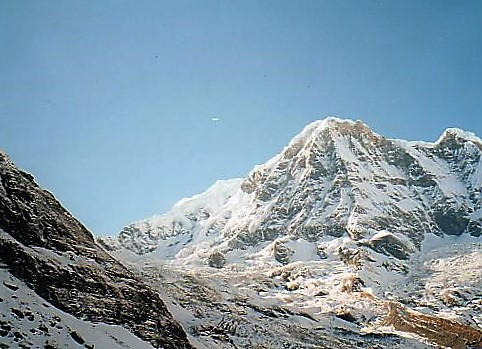
%> input picture test1/1.jpg, 482 x 349 px
$ octave test_script.m   (GNU Octave 9; MATLAB toolbox functions it lacks are replaced by stand-ins)
%> lines starting %> are read from the running program, lines starting %| are printed output that depends on the picture
### corner_detector.m
function [cimg] = corner_detector(img)
%Detecting corner features in an image.
%   (INPUT) img: H譝 matrix representign the grey scale input image.
%   (OUTPUT) cimg: H譝 matrix representing the corner metric matrix.

img = imgaussfilt(double(img));

% derivative mask
dx = [-1 1; -1 1];
dy = dx';

% partial derivatives in x and y directions.
Ix = conv2(img, dx, 'same');
Iy = conv2(img, dy, 'same');

% convolution of image derivatives and window function
Ix2 = imgaussfilt(Ix.^2);
Iy2 = imgaussfilt(Iy.^2);
Ixy = imgaussfilt(Ix.*Iy);

% Harris corner strength
cimg = (Ix2.*Iy2 - Ixy.^2)./(Ix2 + Iy2 + eps);

end

### anms.m
function [x, y, rmax] = anms(cimg, max_pts)
%Implement Adaptive Non-Maximal Suppression.
%   (INPUT) cimg: H×W matrix representing the corner strength map.
%   (INPUT) max_pts: number of corners desired.
%   (OUTPUT) x: N×1 vector representing the column coordinates of corners.
%   (OUTPUT) y: N×1 vector representing the row coordinates of corners.
%   (OUTPUT) rmax: suppression radius used to get max_pts corners.

if max_pts >= sum(cimg(:) ~= 0)
    rmax = max(size(cimg, 1), size(cimg, 2))/2;
    [x, y] = find(cimg);
else
    % set a threshold, get rid of small values.
    cimg_sorted = sort(cimg(:), 'descend');
    thresh = cimg_sorted(max_pts * 10);
    cimg = cimg .* (cimg>thresh);
    % the indices and strengths of each corner points.
    [idy, idx] = find(cimg);
    H = cimg(:);
    s = H(sub2ind(size(cimg), idy, idx));
    % the difference in x, y and strength
    X = repmat(idx, 1, length(idx));
    Y = repmat(idy, 1, length(idy));
    S = repmat(s, 1, length(s));
    dx = X - X';
    dy = Y - Y';
    dS = 0.9 * S -  S';
    r = sqrt(dx.^2 + dy.^2);
    % the distances of all the points stronger than the current point
    r_pos = (dS>0) .* r;
    % set the distance of all the points weaker to inf.
    r_pos(r_pos==0)=inf;
    % sort all radius in descend order, pick the max_pts one.
    r_min = min(r_pos);
    rn = min(r_pos);
    rn(rn == inf) = [];
    rn = sort(rn, 'descend');
    rmax = rn(max_pts);
    x = idx(r_min > rmax);
    y = idy(r_min > rmax);
end

end

### feat_desc.m
function [descs] = feat_desc(img, x, y)
%Extracting Feature Descriptor for each feature point.
%   (INPUT) img: H×W matrix representing the gray scale input image.
%   (INPUT) x: n×1 vector representing the column coordinates of corners.
%   (INPUT) y: n×1 vector representing the row coordinates of corners.
%   (OUTPUT) descs: 64×n matrix of double values with column i being the
%   64 dimensional descriptor computed at location (xi, yi) in img.

% blur the image with gaussian filter
im_filtered = imgaussfilt(double(img), 2, 'FilterSize', 5);
im_filt_pad = padarray(im_filtered, [20 20], 'both');
% the indices of each sampling points
x = x + 20;
y = y + 20;
xs = [x-15, x-10, x-5, x, x+5, x+10, x+15, x+20];
ys = [y-15, y-10, y-5, y, y+5, y+10, y+15, y+20];
% reshape all the indices
x_rep = repmat(reshape(xs', 1, 8, length(x)), 8, 1, 1);
y_rep = permute(repmat(reshape(ys', 1, 8, length(y)), 8, 1, 1), [2 1 3]);
xs_vec = reshape(x_rep, 64*length(x), 1);
ys_vec = reshape(y_rep, 64*length(y), 1);
ind = sub2ind(size(im_filt_pad), ys_vec, xs_vec);
% feature descriptor
im_vec = im_filt_pad(:);
descs = reshape(im_vec(ind), 64, length(x));
mu = mean(descs);
sigma = std(descs);
descs = (descs - mu) ./ sigma;

end

### feat_match.m
function [match] = feat_match(descs1, descs2)
%Matching these feature descriptors between two images.
%   (INPUT)descs1: 64×N1 matrix representing the corner descriptors of
%   first image.
%   (INPUT)descs2: 64×N2 matrix representing the corner descriptors of
%   first image.
%   (OUTPUT)match: N1×1 vector of integers where m(i) points to the index
%   of the descriptor in p2 that matches with the descriptor p1(:,i).
%   If no match is found, m(i) = -1.

% reshape the descriptors
feat1_rep = repmat(descs1, 1, 1, size(descs2, 2));
feat2 = reshape(descs2, 64, 1, size(descs2, 2));
feat2_rep = repmat(feat2, 1, size(descs1, 2), 1);
% calculate ssd
ssd = reshape(sum((feat1_rep - feat2_rep).^2), size(descs1, 2), size(descs2, 2))';
ssd_sorted = sort(ssd);
% find the ratio between 1-nn and 2-nn
ratio = ssd_sorted(1, :) ./ ssd_sorted(2, :);
% get the indices of 1-nn and only take those with 1-nn/2-nn < 0.7
[c, ~] = find(ssd == ssd_sorted(1, :));
match = (ratio' < 0.7) .* c;
match(match == 0) = -1;

end

### match_coord.m
function [ x1_m, y1_m, x2_m, y2_m ] = match_coord( x1, y1, x2, y2, match )
%Generating the coordinates of matching features in 2 images.
%   (INPUT) x1, y1: N1×1 vectors representing the coordinates of features
%   in image1.
%   (INPUT) x2, y2: N2×1 vectors representing the coordinates of features
%   in image2.
%   (OUTPUT)match: N1×1 vector of integers where m(i) points to the index
%   of the descriptor in p2 that matches with the descriptor p1(:,i). If
%   no match is found, m(i) = -1.

x1_m = x1(match > 0);
y1_m = y1(match > 0);

ind = match(match > 0);
x2_m = x2(ind);
y2_m = y2(ind);

end

### ransac_est_homography.m
function [H, inlier_ind] = ransac_est_homography(x1, y1, x2, y2, thresh)
%Use a robust method (RANSAC) to compute a homography. Use 4-point RANSAC.
%   (INPUT) x1, y1, x2, y2: N×1 vectors representing the correspondeces
%   feature coordinates in the first and second image. It means the point
%   (x1i, y1i) in the first image are matched to (x2i, y2i) in the second
%   image.
%   (INPUT) thresh: the threshold on distance used to determine if
%   transformed points agree.
%   (OUTPUT) H: 3×3 matrix representing the homography matrix computed in
%   final step of RANSAC.
%   (OUTPUT) inlier_ind: N×1 vector representing if the correspondence is
%   inlier or not. 1 means inlier, 0 means outlier.

N = length(x1);
num_inlier_max = 0;
inlier_ind = zeros(N, 1);

for i = 1: 500
    pts = randperm(N, 4);
    xp1 = x1(pts);
    yp1 = y1(pts);
    xp2 = x2(pts);
    yp2 = y2(pts);

    H = est_homography(xp2, yp2, xp1, yp1);

    [x_est, y_est] = apply_homography(H, x1, y1);

    diff = (x2 - x_est).^2 + (y2 - y_est).^2;
    num_inlier = sum(diff < thresh);
    if num_inlier > num_inlier_max
        num_inlier_max = num_inlier;
        inlier_ind = (diff < thresh);
    end
end

x1_inlier = x1(inlier_ind);
y1_inlier = y1(inlier_ind);
x2_inlier = x2(inlier_ind);
y2_inlier = y2(inlier_ind);

H = est_homography(x2_inlier, y2_inlier, x1_inlier, y1_inlier);

end

### est_homography.m
function H = est_homography(X,Y,x,y)
% H = est_homography(X,Y,x,y)
% Compute the homography matrix from source(x,y) to destination(X,Y)
%
%    X,Y are coordinates of destination points
%    x,y are coordinates of source points
%    X/Y/x/y , each is a vector of n*1, n>= 4
%
%    H is the homography output 3x3
%   (X,Y, 1)^T ~ H (x, y, 1)^T

A = zeros(length(x(:))*2,9);

for i = 1:length(x(:))
	a = [x(i),y(i),1];
	b = [0 0 0];
    c = [X(i);Y(i)];
    d = -c*a;
    A((i-1)*2+1:(i-1)*2+2,1:9) = [[a b;b a] d];
end

[~, ~, V] = svd(A);
h = V(:,9);
H = reshape(h,3,3)';

### apply_homography.m
function [X, Y] = apply_homography(H, x, y)
% [X, Y] = apply_homography(H, x, y)
% Use homogrphay matrix H to compute position (x,y) in the source image to
% the position (X,Y) in the destination image
%
% Input
%   H : 3*3 homography matrix, refer to setup_homography
%   x : the column coords vector, n*1, in the source image
%   y : the column coords vector, n*1, in the source image
% Output
%   X : the column coords vector, n*1, in the destination image
%   Y : the column coords vector, n*1, in the destination image

p1 = [x'; y'; ones(1, length(x))];
q1 = H*p1;
q1 = q1./[q1(3, :); q1(3,:); q1(3, :)];

X = q1(1,:)';
Y = q1(2, :)';

### test_script.m
%%
clear
clc

%%
I1 = imread('1.jpg');
%> I1 is the input picture: size 349x482x3 uint8; mean R, G, B 128.7, 152, 166.7
I2 = imread('2.jpg');
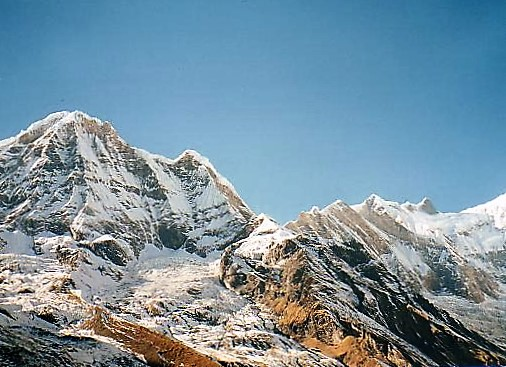
%> input picture test1/2.jpg, 506 x 367 px
%> I2 is the input picture: size 367x506x3 uint8; mean R, G, B 119.6, 144.6, 158.6

%%
I1_gray = rgb2gray(I1);
I2_gray = rgb2gray(I2);

%%
cimg1 = corner_detector(I1_gray);
cimg2 = corner_detector(I2_gray);

%%
[x1, y1, rmax1] = anms(cimg1, 500);
%> in anms, `thresh = cimg_sorted(max_pts * 10);`: thresh = 1821.6
%> in anms, `[idy, idx] = find(cimg);`: idy = 4999 values from 131 to 349; idx = 4999 values from 1 to 482
%> in anms, `s = H(sub2ind(size(cimg), idy, idx));`: s = 4999 values, max 10416.8 at index 4974, min 1821.7 at index 4193, mean 2660.4
%> in anms, `rn = sort(rn, 'descend');`: rn = 4998 values, max 412.5 at index 1, min 1 at index 2719, mean 4.11
%> in anms, `rmax = rn(max_pts);`: rmax = 8.94
%> in anms, `x = idx(r_min > rmax);`: x = 488 values from 1 to 482
%> in anms, `y = idy(r_min > rmax);`: y = 488 values, max 348 at index 2, min 131 at index 298, mean 265.4
%> x1 = 488 values from 1 to 482; y1 has the same summary as y in anms; rmax1 = 8.94
[x2, y2, rmax2] = anms(cimg2, 500);
%> call 2 of anms, with max_pts = 500
%> in anms (call 2), `thresh = cimg_sorted(max_pts * 10);`: thresh = 2329.1
%> in anms (call 2), `cimg = cimg .* (cimg>thresh);`:
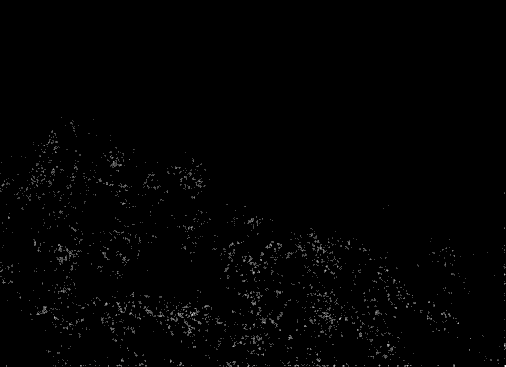
%> cimg: size 367x506 double; min 0, max 10686.8, mean 87.6; drawn with min black and max white
%> in anms (call 2), `[idy, idx] = find(cimg);`: idy = 4999 values from 118 to 367; idx = 4999 values from 1 to 506
%> in anms (call 2), `s = H(sub2ind(size(cimg), idy, idx));`: s = 4999 values, max 10686.8 at index 4999, min 2329.4 at index 2791, mean 3255.4
%> in anms (call 2), `rn = sort(rn, 'descend');`: rn = 4997 values, max 317.3 at index 1, min 1 at index 2760, mean 4.12
%> in anms (call 2), `x = idx(r_min > rmax);`: x = 491 values from 1 to 506
%> in anms (call 2), `y = idy(r_min > rmax);`: y = 491 values, max 367 at index 11, min 118 at index 77, mean 270.6
%> x2 = 491 values from 1 to 506; y2 has the same summary as y in anms; rmax2 = 8.94

%%
descs1 = feat_desc(I1_gray, x1, y1);
%> in feat_desc, `x = x + 20;`: x = 488 values from 21 to 502
%> in feat_desc, `y = y + 20;`: y = 488 values, max 368 at index 2, min 151 at index 298, mean 285.4
%> in feat_desc, `descs = reshape(im_vec(ind), 64, length(x));`:
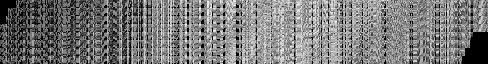
%> descs: size 64x488 double; min 0, max 246.4, mean 121.4
%> in feat_desc, `mu = mean(descs);`: mu = 488 values, max 207.4 at index 162, min 26.14 at index 8, mean 121.4
%> in feat_desc, `sigma = std(descs);`: sigma = 488 values, max 92.23 at index 482, min 16.72 at index 139, mean 38.23
descs2 = feat_desc(I2_gray, x2, y2);
%> in feat_desc (call 2), `im_filt_pad = padarray(im_filtered, [20 20], 'both');`:
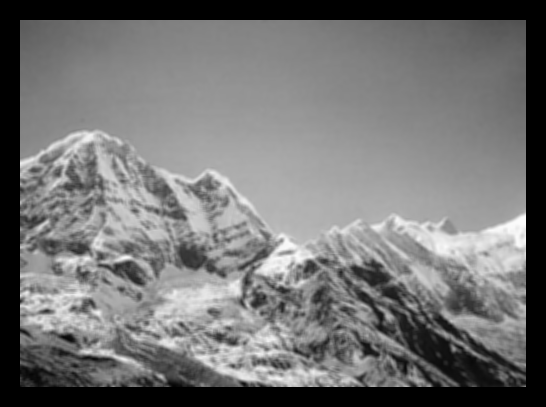
%> im_filt_pad: size 407x546 double; min 0, max 251.9, mean 115.9
%> in feat_desc (call 2), `x = x + 20;`: x = 491 values from 21 to 526
%> in feat_desc (call 2), `y = y + 20;`: y = 491 values, max 387 at index 11, min 138 at index 77, mean 290.6
%> in feat_desc (call 2), `descs = reshape(im_vec(ind), 64, length(x));`:
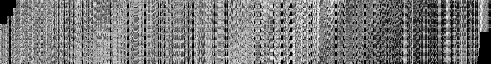
%> descs: size 64x491 double; min 0, max 251.2, mean 122.4
%> in feat_desc (call 2), `mu = mean(descs);`: mu = 491 values, max 198.1 at index 318, min 10.88 at index 10, mean 122.4
%> in feat_desc (call 2), `sigma = std(descs);`: sigma = 491 values, max 107.4 at index 482, min 16.59 at index 10, mean 42.13

%%
match = feat_match(descs1, descs2);
%> in feat_match, `ssd_sorted = sort(ssd);`:
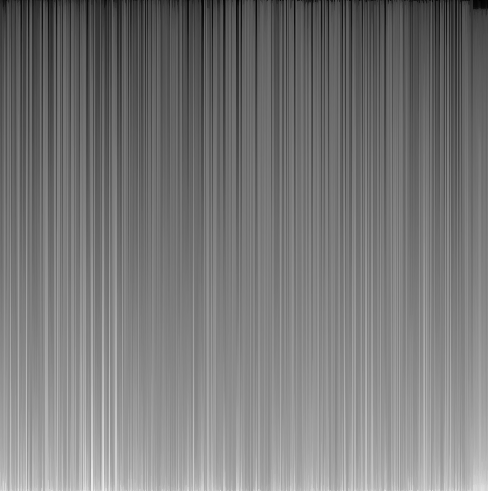
%> ssd_sorted: size 491x488 double; min 1.7, max 239.5, mean 120.8; mean of the top-left, top-right, bottom-left and bottom-right quarters 92.9, 98.3, 145.4, 146.2
%> in feat_match, `ratio = ssd_sorted(1, :) ./ ssd_sorted(2, :);`: ratio = 488 values, max 1 at index 99, min 0.24 at index 281, mean 0.856
%> in feat_match, `[c, ~] = find(ssd == ssd_sorted(1, :));`: c = 488 values from 1 to 490
%> in feat_match, `match = (ratio' < 0.7) .* c;`: match = 488 values, max 481 at index 480, min 0 at index 1, mean 30.01
%> match = 488 values, max 481 at index 480, min -1 at index 1, mean 29.16
[x1_m, y1_m, x2_m, y2_m] = match_coord(x1, y1, x2, y2, match);
%> in match_coord, `x1_m = x1(match > 0);`: x1_m = 70 values from 10 to 481
%> in match_coord, `y1_m = y1(match > 0);`: y1_m = 70 values, max 348 at index 8, min 131 at index 21, mean 257
%> in match_coord, `ind = match(match > 0);`: ind = 70 values, max 481 at index 69, min 12 at index 1, mean 209.2
%> in match_coord, `x2_m = x2(ind);`: x2_m = 70 values, max 505 at index 69, min 8 at index 1, mean 184.5
%> in match_coord, `y2_m = y2(ind);`: y2_m = 70 values, max 365 at index 8, min 123 at index 21, mean 267.4
%> x1_m = 70 values from 10 to 481

%%
[H, inlier] = ransac_est_homography(x1_m, y1_m, x2_m, y2_m, 100);
%> the loop in ransac_est_homography, `for i = 1: 500` made 500 passes
%> (xp1, yp1, xp2, yp2, num_inlier, num_inlier_max) on pass 1: ([439; 432; 356; 329], [312; 186; 291; 131], [141; 162; 64; 72], [319; 200; 292; 123], 44, 44)
%> (xp1, yp1, xp2, yp2, num_inlier) on passes 2 to 7: ([386; 354; 433; 334], [186; 238; 187; 285], [120; 76; 162; 43], [192; 240; 200; 284], 20), ([371; 396; 470; 388], [323; 229; 162; 254], [71; 117; 495; 107], [325; 232; 276; 258], 6), ([321; 432; 418; 10], [312; 186; 150; 164], [22; 162; 158; 8], [311; 200; 163; 301], 6), ([470; 481; 434; 10], [162; 246; 261; 164], [495; 505; 148; 8], [276; 194; 271; 301], 4), ([329; 428; 470; 427], [132; 306; 162; 305], [72; 131; 495; 131], [123; 314; 276; 314], 5), ([371; 234; 367; 417], [323; 348; 135; 306], [71; 266; 111; 122], [325; 365; 141; 312], 10)
%> after the loop in ransac_est_homography, `for i = 1: 500`: inlier_ind = 70 logical values, 44 true
%> in ransac_est_homography, `x1_inlier = x1(inlier_ind);`: x1_inlier = 44 values from 304 to 439
%> in ransac_est_homography, `y1_inlier = y1(inlier_ind);`: y1_inlier = 44 values, max 323 at index 19, min 131 at index 7, mean 247.3
%> in ransac_est_homography, `x2_inlier = x2(inlier_ind);`: x2_inlier = 44 values, max 162 at index 38, min 21 at index 2, mean 97.75
%> in ransac_est_homography, `y2_inlier = y2(inlier_ind);`: y2_inlier = 44 values, max 325 at index 19, min 123 at index 7, mean 251
%> in ransac_est_homography, `H = est_homography(x2_inlier, y2_inlier, x1_inlier, y1_inlier);`: H = [-0.00371 0.000754 0.883; -0.00127 -0.00341 0.469; -3.21e-06 -1.27e-07 -0.00216]
%> inlier = 70 logical values, 44 true

x1_inlier = x1_m(inlier ~= 0);
%> x1_inlier = 44 values from 304 to 439
y1_inlier = y1_m(inlier ~= 0);
x2_inlier = x2_m(inlier ~= 0);
y2_inlier = y2_m(inlier ~= 0);
x1_outlier = x1_m(inlier == 0);
%> x1_outlier = 26 values from 10 to 481
y1_outlier = y1_m(inlier == 0);
%> y1_outlier = 26 values, max 348 at index 8, min 141 at index 19, mean 273.4
x2_outlier = x2_m(inlier == 0);
%> x2_outlier = 26 values, max 505 at index 25, min 8 at index 1, mean 331.2
y2_outlier = y2_m(inlier == 0);
%> y2_outlier = 26 values, max 365 at index 8, min 163 at index 5, mean 295.3

%%
figure;
subplot(2, 2, 1);
imshow(I1);
hold on;
plot(x1, y1, 'r.');
subplot(2, 2, 2);
imshow(I2);
hold on;
plot(x2, y2, 'r.');
subplot(2, 2, 3);
hold on;
imshow(I1);
scatter(x1_inlier,y1_inlier, 'b.');
scatter(x1_outlier,y1_outlier, 'rx');
subplot(2, 2, 4);
imshow(I2);
hold on;
scatter(x2_inlier,y2_inlier, 'b.');
scatter(x2_outlier,y2_outlier, 'rx');
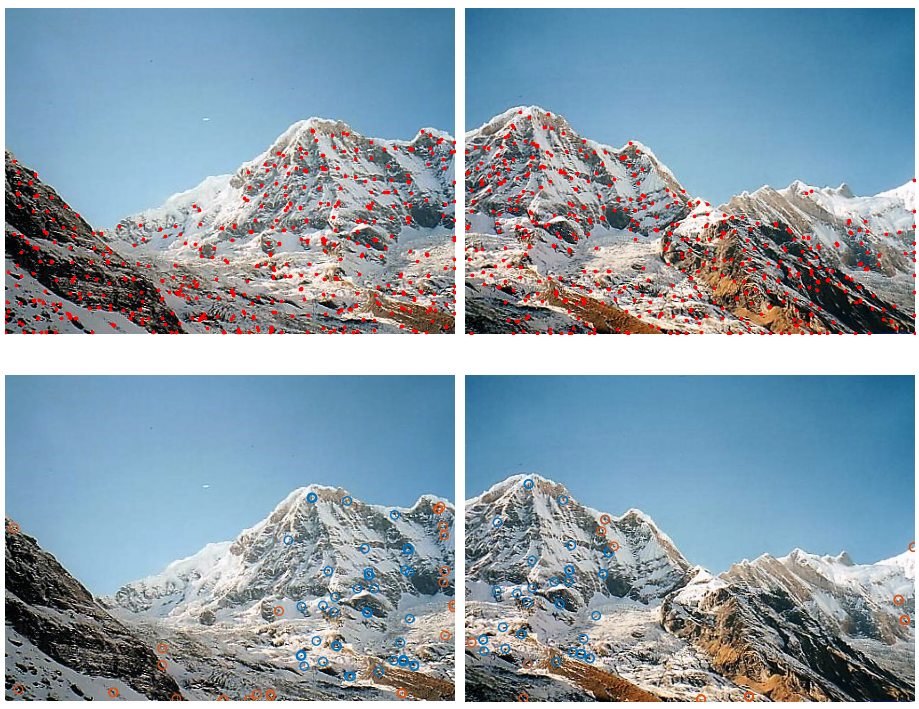
%> figure redrawn from the program's plot data, 4 panels
